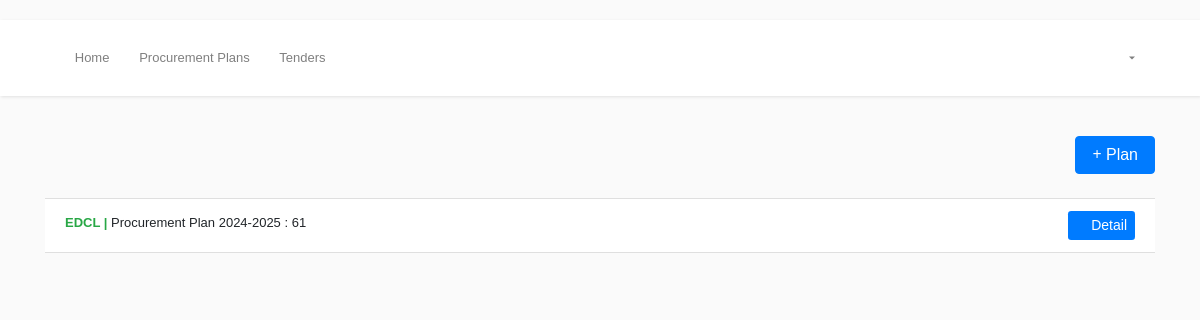
Page /all/procurement/plans/ on the earlier database version.
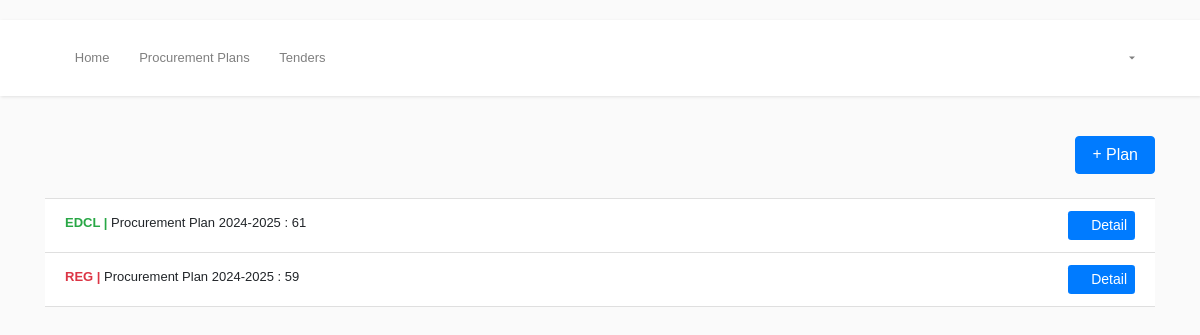
Same page on the later database version.
### monitoring_app/models.py (models this page shows, shortened)
class Procurement_doc(models.Model):
    company     = models.ForeignKey(Company, related_name='company_doc', on_delete=models.CASCADE)
    user        = models.ForeignKey(User, related_name="starter", on_delete=models.CASCADE)
    title       = models.CharField(max_length=250)
    files       = models.FileField(upload_to=upload_document_path)
    timestamp   = models.DateTimeField(auto_now_add=True)
    total_budget= models.IntegerField(default=0,null=True)
    class meta:
        ordering = ['-timestamp']

class Company(models.Model):
    name = models.CharField(max_length=200)
    def __str__(self):
        return self.name

### monitoring_app/views.py (the view)
# urls.py: re_path(r'^all/procurement/plans/$', all_plans, name='all_plans'),
def all_plans(request):
    proc_files = Procurement_doc.objects.all()
    content = {
            'proc_files':proc_files
        }
    return render(request, 'procurement/plans.html', content)

### Templates/procurement/plans.html (shortened to what this page needs)
<!DOCTYPE html>
{% load static %}
<html lang="en">
<head>
    {% include 'snippets/head.html' %}
</head>
<body>
  {% include 'snippets/navbar.html' %}
    <div class="container">
        <div class="my-3">
        {% if not proc_files %}
          <form action="{% url 'file_upload' %}?next={{request.url}}" method="POST" enctype="multipart/form-data">
            {% csrf_token %}
            <label for="title">Title: </label>
            <input type="text" name="title" id="" class="form-control" required><br>
            <label for="demoa">File: </label>
            <input type="file" name="files" id="demoa" class="form-control" required><br>
            <input type="submit" class="btn btn-success" value="Upload">
          </form>
        {% else %}
        <div class="row">
          <div class="col">
            <button type="button" class="btn btn-primary px-3 float-right" data-toggle="modal" data-target=".bd-example-modal-lg"><i class="fa fa-plus"></i> Plan</button>
          </div>
        </div>
        {% endif %}
        <ul class="list-group list-group-flush my-4">
          {% for file in proc_files %}
            <li class="list-group-item">
              {% if file.company|upper == 'REG' %}<b><span class="text-danger">{{file.company}} | </span> </b> {% elif file.company|upper == 'EUCL' %}<b><span class="text-primary">{{file.company}} | </span> </b> {% elif file.company|upper == 'EDCL' %}<b><span class="text-success">{{file.company}} | </span> </b> {% endif %}
                {{file.title}} : {{file.plan_tenders.all.count}}
                <a href="{% url 'procurement_plan_detail' file.pk %}" class="btn-sm btn-primary float-right"><i class="fa fa-circle-info"></i> Detail</a>
            </li>
          {% endfor %}
        </ul>
      </div>
    </div>
</body>
</html>

Differences in the rows shown:
added Procurement_doc: company "REG", title "Procurement Plan 2024-2025", plan_tenders.all.count "59"
